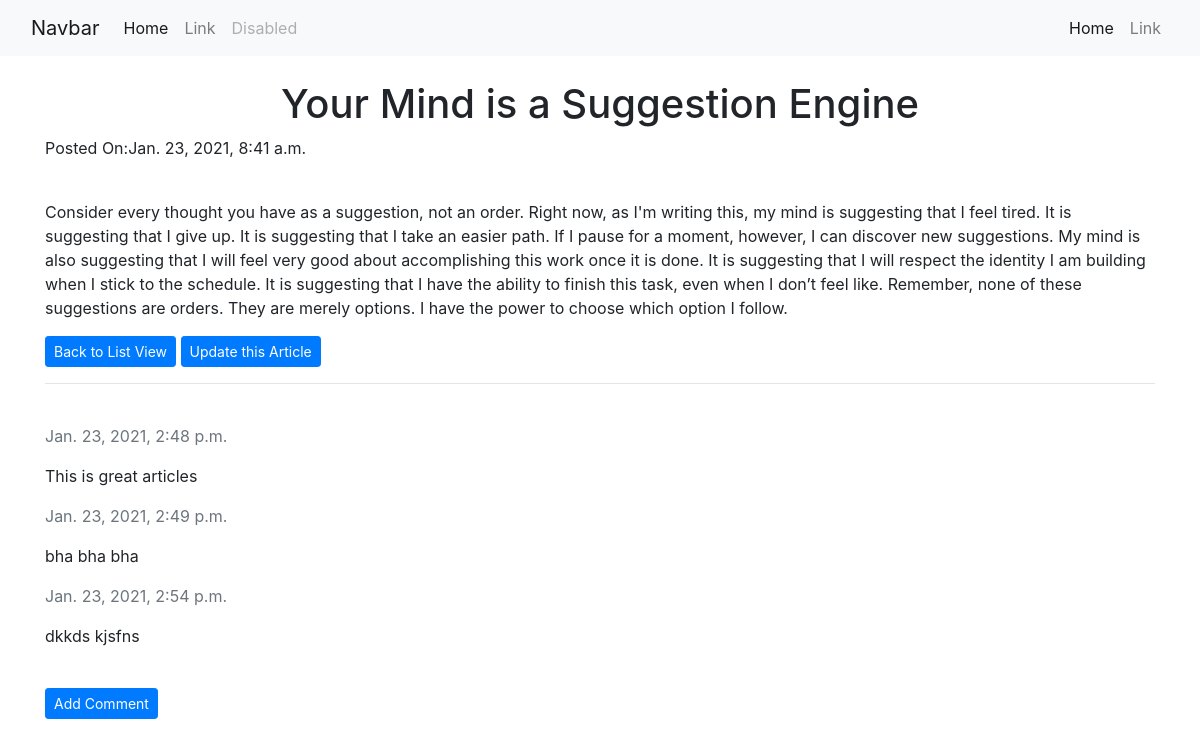
/detail/5/your-mind-is-a-suggestion-engine/, run on the app's committed database.
### articles/models.py (models this page shows, shortened)
class Article(models.Model):
    title=models.CharField(max_length=150)
    slug=models.SlugField(null=True,blank=True)
    body=models.TextField()
    create_date=models.DateTimeField(auto_now_add=True)
    is_public=models.BooleanField(default=True)

class Comment(models.Model):
    article=models.ForeignKey(Article, on_delete=models.CASCADE)
    comment=models.TextField(max_length=500)
    created_at=models.DateTimeField(auto_now_add=True)

### articles/views.py (the view)
# urls.py: path('detail/<int:pk>/<str:slug>/',views.ArticleDetailView.as_view(),name="detail"),
class ArticleDetailView(PageTitleMixin, DetailView):
    model=Article
    template_name='article/detail.html'
    query_pk_and_slug=True
    def get_object(self,queryset=None):
        obj=super().get_object(queryset=queryset)
        self.page_title=obj.title
        return obj

### articles/mixins.py (called while the page is built)
    def get_page_title(self):
        return self.page_title

    def get_context_data(self,*args,**kwargs):
        context=super().get_context_data(*args,**kwargs)
        context['page_title']=self.get_page_title()
        return context

### templates/article/detail.html
{% extends 'base.html' %}
{% block content %}
    <h1 class="text-center mt-4">{{object.title}}</h1>
    <p>Posted On:{{object.create_date}}</p>
    <br>
    <p>{{object.body}}</p>
    <a class="btn btn-sm btn-primary" href="{% url 'articles:list' %}">Back to List View</a>
    <a class="btn btn-sm btn-primary" href="{% url 'articles:update' pk=article.id slug=article.slug%}">Update this Article</a>
    <hr>
    <br>
    {% for p in object.comment_set.all %}
        <p class="text-muted">{{p.created_at}}</p>
        <p class="text-muted">{{p.comment|linebreaks}}</p>
    {% empty %}
        <p class="text-muted">Be the First Person to Comment !!</p>
    {% endfor %}
    <br>
    <a class="btn btn-sm btn-primary" href="{% url 'articles:comment' pk=object.id %}">Add Comment</a>
{% endblock  %}

### templates/base.html (shortened to what this page needs)
{% load static %}
<!doctype html>
<html lang="en">
  <head>
    <link rel="stylesheet" href="https://maxcdn.bootstrapcdn.com/bootstrap/4.0.0/css/bootstrap.min.css">
  </head>
  <body>
        {% include "navbar.html" %}
        <div class="container">
            <div class="row">
                <div class="col-md-12 m-auto">
                  {% block content %}
                  {% endblock %}
                </div>
            </div>
        </div>
  </body>
</html>

### templates/navbar.html (shortened to what this page needs)
{% load static %}
<nav class="navbar navbar-expand-lg navbar-light bg-light">
  <div class="container-fluid">
    <a class="navbar-brand" href="#">Navbar</a>
    <div class="collapse navbar-collapse" id="navbarTogglerDemo03">
      <ul class="navbar-nav me-auto mb-2 mb-lg-0">
        <li class="nav-item">
          <a class="nav-link active" aria-current="page" href="#">Home</a>
        </li>
        <li class="nav-item">
          <a class="nav-link" href="#">Link</a>
        </li>
        <li class="nav-item">
          <a class="nav-link disabled" href="#" tabindex="-1" aria-disabled="true">Disabled</a>
        </li>
      </ul>
      <ul class="nav navbar-nav ml-auto">
        <li class="nav-item">
          <a class="nav-link active" aria-current="page" href="#">Home</a>
        </li>
        <li class="nav-item">
          <a class="nav-link" href="#">Link</a>
        </li>
      </ul>
    </div>
  </div>
</nav>

### data on the page
Article: title "Your Mind is a Suggestion Engine", create_date "Jan. 23, 2021, 8:41 a.m.", body "Consider every thought you have as a suggestion, not an order. Right now, as I'm writing this, my mind is suggesting that I feel tired. It is suggesting that I give up. It is suggesting that I take an easier path. If I pause for a moment, however, I can discover new suggestions. My mind is also suggesting that I will feel very good about accomplishing this work once it is done. It is suggesting that I will respect the identity I am building when I stick to the schedule. It is suggesting that I have the ability to finish this task, even when I don’t feel like. Remember, none of these suggestions are orders. They are merely options. I have the power to choose which option I follow."
Comment: created_at "Jan. 23, 2021, 2:48 p.m.", comment "This is great articles"
Comment: created_at "Jan. 23, 2021, 2:49 p.m.", comment "bha bha bha"
Comment: created_at "Jan. 23, 2021, 2:54 p.m.", comment "dkkds kjsfns"
